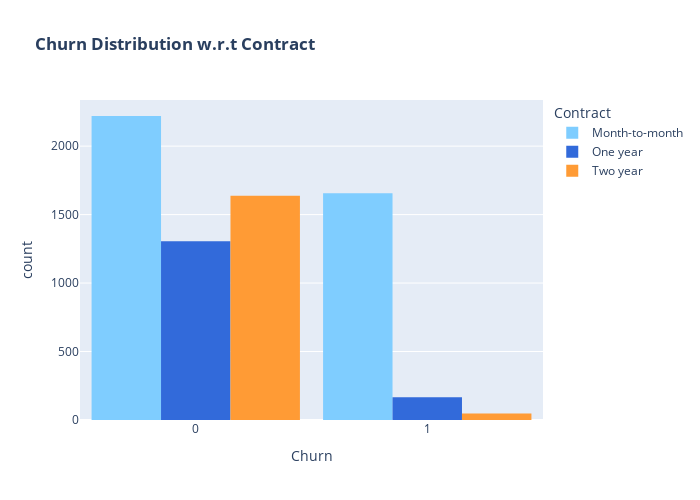

Write notebook code for a chart like this one.
### Markdown cell above
* There's almost to null differences between the people who churned, as both men and women are churn in equal ratio

### Code cell
color_discrete_map = {"Month-to-month": "#7fcdff", "One year": "#326ada", "Two year": "#ff9b35"}

fig = px.histogram(df, x="Churn", color="Contract", barmode="group", title="<b>Churn Distribution w.r.t Contract<b>", color_discrete_map = color_discrete_map)
fig.update_layout(width=700, height=500, bargap=0.1)
fig.show()

### Figure 1 — Plotly figure (JSON) as saved in the notebook; plotly's stock layout.template omitted (floating-point values rounded to 4 significant figures; data arrays with more than 128 entries replaced by an {"elided": "..."} marker saying what was removed)
{"data": [{"alignmentgroup": "True", "bingroup": "x", "hovertemplate": "Contract=Month-to-month<br>Churn=%{x}<br>count=%{y}<extra></extra>", "legendgroup": "Month-to-month", "marker": {"color": "#7fcdff", "pattern": {"shape": ""}}, "name": "Month-to-month", "offsetgroup": "Month-to-month", "orientation": "v", "showlegend": true, "type": "histogram", "x": {"elided": "3875 int values"}, "xaxis": "x", "yaxis": "y"}, {"alignmentgroup": "True", "bingroup": "x", "hovertemplate": "Contract=One year<br>Churn=%{x}<br>count=%{y}<extra></extra>", "legendgroup": "One year", "marker": {"color": "#326ada", "pattern": {"shape": ""}}, "name": "One year", "offsetgroup": "One year", "orientation": "v", "showlegend": true, "type": "histogram", "x": {"elided": "1472 int values"}, "xaxis": "x", "yaxis": "y"}, {"alignmentgroup": "True", "bingroup": "x", "hovertemplate": "Contract=Two year<br>Churn=%{x}<br>count=%{y}<extra></extra>", "legendgroup": "Two year", "marker": {"color": "#ff9b35", "pattern": {"shape": ""}}, "name": "Two year", "offsetgroup": "Two year", "orientation": "v", "showlegend": true, "type": "histogram", "x": {"elided": "1685 int values"}, "xaxis": "x", "yaxis": "y"}], "layout": {"bargap": 0.1, "barmode": "group", "height": 500, "legend": {"title": {"text": "Contract"}, "tracegroupgap": 0}, "title": {"text": "<b>Churn Distribution w.r.t Contract<b>"}, "width": 700, "xaxis": {"anchor": "y", "domain": [0, 1], "title": {"text": "Churn"}}, "yaxis": {"anchor": "x", "domain": [0, 1], "title": {"text": "count"}}}}
